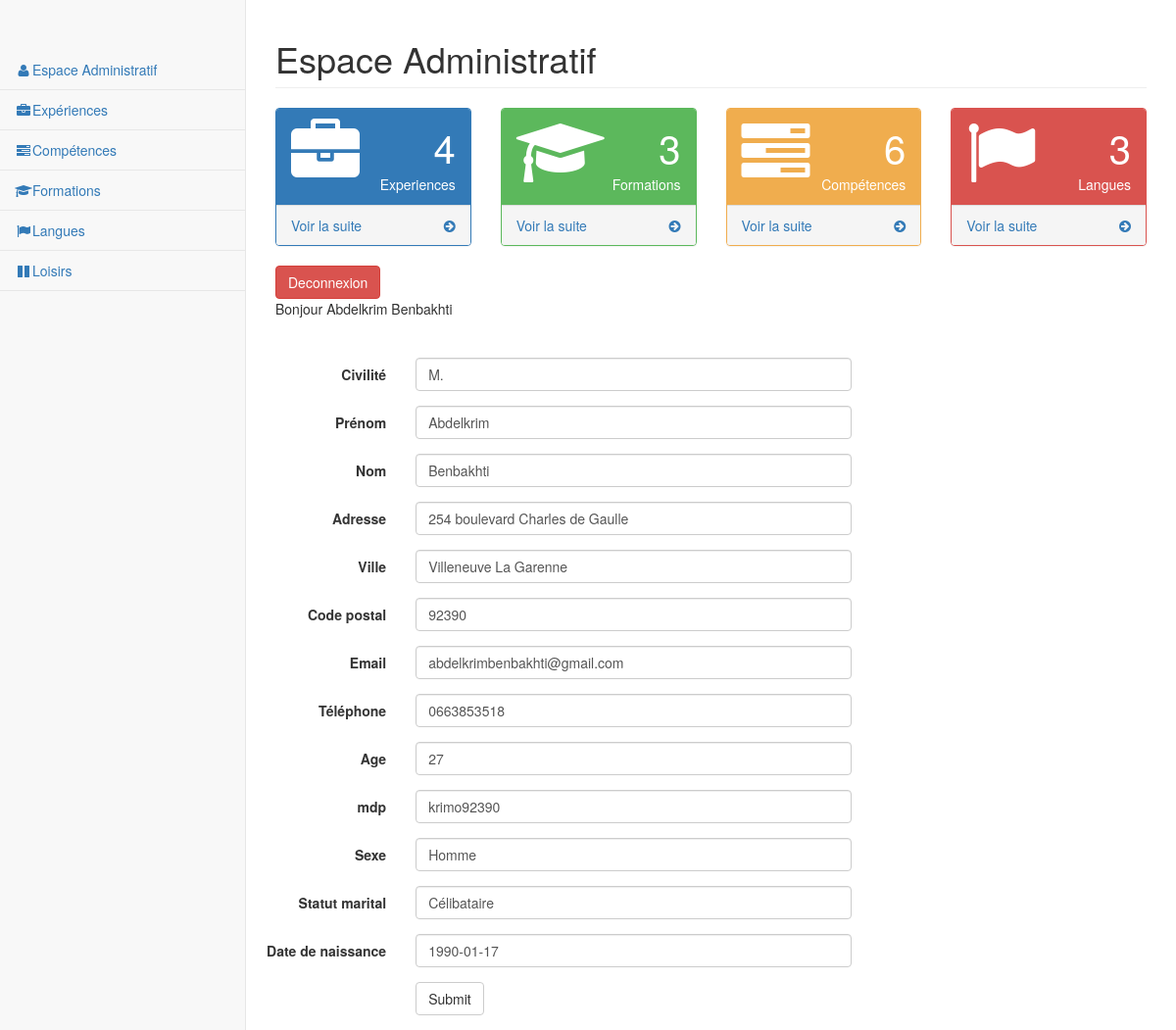
The page /admin/modif_utilisateur.php (signed in) on the database its author committed.
### tables this page shows
CREATE TABLE `t_utilisateur` (
  `id_utilisateur` smallint(5) NOT NULL,
  `membre` varchar(11) NOT NULL,
  `prenom` varchar(25) NOT NULL,
  `nom` varchar(25) NOT NULL,
  `email` varchar(50) NOT NULL,
  `telephone` varchar(20) NOT NULL COMMENT 'varchar car 0 n''est pas un entier',
  `mdp` varchar(13) NOT NULL,
  `pseudo` varchar(13) NOT NULL,
  `avatar` varchar(13) NOT NULL,
  `age` smallint(5) NOT NULL,
  `date_de_naissance` date NOT NULL,
  `sexe` enum('Femme','Homme') NOT NULL,
  `etat_civil` enum('M.','Mme') NOT NULL,
  `statut_marital` varchar(13) NOT NULL,
  `adresse` text NOT NULL,
  `code_postal` varchar(5) NOT NULL,
  `ville` varchar(50) NOT NULL,
  `pays` varchar(25) NOT NULL,
  `note` varchar(20) NOT NULL
);

### admin/modif_utilisateur.php (the view, shortened to what this page needs)
<?php include 'top.php'; ?>
        <?php
        $sql = $pdoCV->query("SELECT * FROM t_utilisateur");
        $resultat = $sql->fetch();
        echo '<div class="identite"> Bonjour ' .$resultat['prenom'].' '.$resultat['nom'].'<br/>
        </div><br><br>';
        ?>
            <div class="row">
                <form class="form-horizontal" method="POST" action="">
                  <div class="form-group">
                    <label for="inputEmail3" class="col-sm-2 control-label">Civilité</label>
                    <div class="col-sm-6">
                      <input type="text" name="etat_civil" class="form-control" id="inputEmail3" value="<?= isset($resultat['etat_civil']) ? $resultat['etat_civil'] : null; ?>">
                    </div>
                  </div>
                  <div class="form-group">
                    <label for="inputEmail3" class="col-sm-2 control-label">Prénom</label>
                    <div class="col-sm-6">
                      <input type="text" name="prenom" class="form-control" id="inputEmail3" value="<?= isset($resultat['prenom']) ? $resultat['prenom'] : null; ?>">
                    </div>
                  </div>
                  <div class="form-group">
                    <label for="inputEmail3" class="col-sm-2 control-label">Nom</label>
                    <div class="col-sm-6">
                      <input type="text" name="nom" class="form-control" id="inputEmail3" value="<?= isset($resultat['nom']) ? $resultat['nom'] : null; ?>">
                    </div>
                  </div>
                  <div class="form-group">
                    <label for="inputEmail3" class="col-sm-2 control-label">Adresse</label>
                    <div class="col-sm-6">
                      <input type="text" name="adresse" class="form-control" id="inputEmail3" value="<?= isset($resultat['adresse']) ? $resultat['adresse'] : null; ?>">
                    </div>
                  </div>
                  <div class="form-group">
                    <label for="inputEmail3" class="col-sm-2 control-label">Ville</label>
                    <div class="col-sm-6">
                      <input type="text" name="ville" class="form-control" id="inputEmail3" value="<?= isset($resultat['ville']) ? $resultat['ville'] : null; ?>">
                    </div>
                  </div>
                  <div class="form-group">
                    <label for="inputEmail3" class="col-sm-2 control-label">Code postal</label>
                    <div class="col-sm-6">
                      <input type="text" name="code_postal" class="form-control" id="inputEmail3" value="<?= isset($resultat['code_postal']) ? $resultat['code_postal'] : null; ?>">
                    </div>
                  </div>
                  <div class="form-group">
                    <label for="inputEmail3" class="col-sm-2 control-label">Email</label>
                    <div class="col-sm-6">
                      <input type="text" name="email" class="form-control" id="inputEmail3" value="<?= isset($resultat['email']) ? $resultat['email'] : null; ?>">
                    </div>
                  </div>
                  <div class="form-group">
                    <label for="inputEmail3" class="col-sm-2 control-label">Téléphone</label>
                    <div class="col-sm-6">
                      <input type="text" name="telephone" class="form-control" id="inputEmail3" value="<?= isset($resultat['telephone']) ? $resultat['telephone'] : null; ?>">
                    </div>
                  </div>
                  <div class="form-group">
                    <label for="inputEmail3" class="col-sm-2 control-label">Age</label>
                    <div class="col-sm-6">
                      <input type="text" name="age" class="form-control" id="inputEmail3" value="<?= isset($resultat['age']) ? $resultat['age'] : null; ?>">
                    </div>
                  </div>
                  <div class="form-group">
                    <label for="inputEmail3" class="col-sm-2 control-label">mdp</label>
                    <div class="col-sm-6">
                      <input type="text" name="mdp" class="form-control" id="inputEmail3" value="<?= isset($resultat['mdp']) ? $resultat['mdp'] : null; ?>">
                    </div>
                  </div>
                  <div class="form-group">
                    <label for="inputEmail3" class="col-sm-2 control-label">Sexe</label>
                    <div class="col-sm-6">
                      <input type="text" name="sexe" class="form-control" id="inputEmail3" value="<?= isset($resultat['sexe']) ? $resultat['sexe'] : null; ?>">
                    </div>
                  </div>
                  <div class="form-group">
                    <label for="inputEmail3" class="col-sm-2 control-label">Statut marital</label>
                    <div class="col-sm-6">
                      <input type="text" name="statut_marital" class="form-control" id="inputEmail3" value="<?= isset($resultat['statut_marital']) ? $resultat['statut_marital'] : null; ?>">
                    </div>
                  </div>
                  <div class="form-group">
                    <label for="inputEmail3" class="col-sm-2 control-label">Date de naissance</label>
                    <div class="col-sm-6">
                      <input type="text" name="date_de_naissance" class="form-control" id="inputEmail3" value="<?= isset($resultat['date_de_naissance']) ? $resultat['date_de_naissance'] : null; ?>">
                    </div>
                  </div>
                  <div class="form-group">
                    <div class="col-sm-offset-2 col-sm-10">
                      <input type="submit" class="btn btn-default"></input>
                    </div>
                  </div>
                </form>
            </div>
<?php include 'bottom.php'; ?>

### FRONT/css/style.css (style rules this page uses)
body { background: #ddd; }

### rows shown on the page
t_utilisateur: prenom "Abdelkrim", nom "Benbakhti", etat_civil "M.", adresse "254 boulevard Charles de Gaulle", ville "Villeneuve La Garenne", code_postal "92390", email "abdelkrimbenbakhti@gmail.com", telephone "0663853518", age "27", mdp "krimo92390", sexe "Homme", statut_marital "Célibataire", date_de_naissance "1990-01-17"
